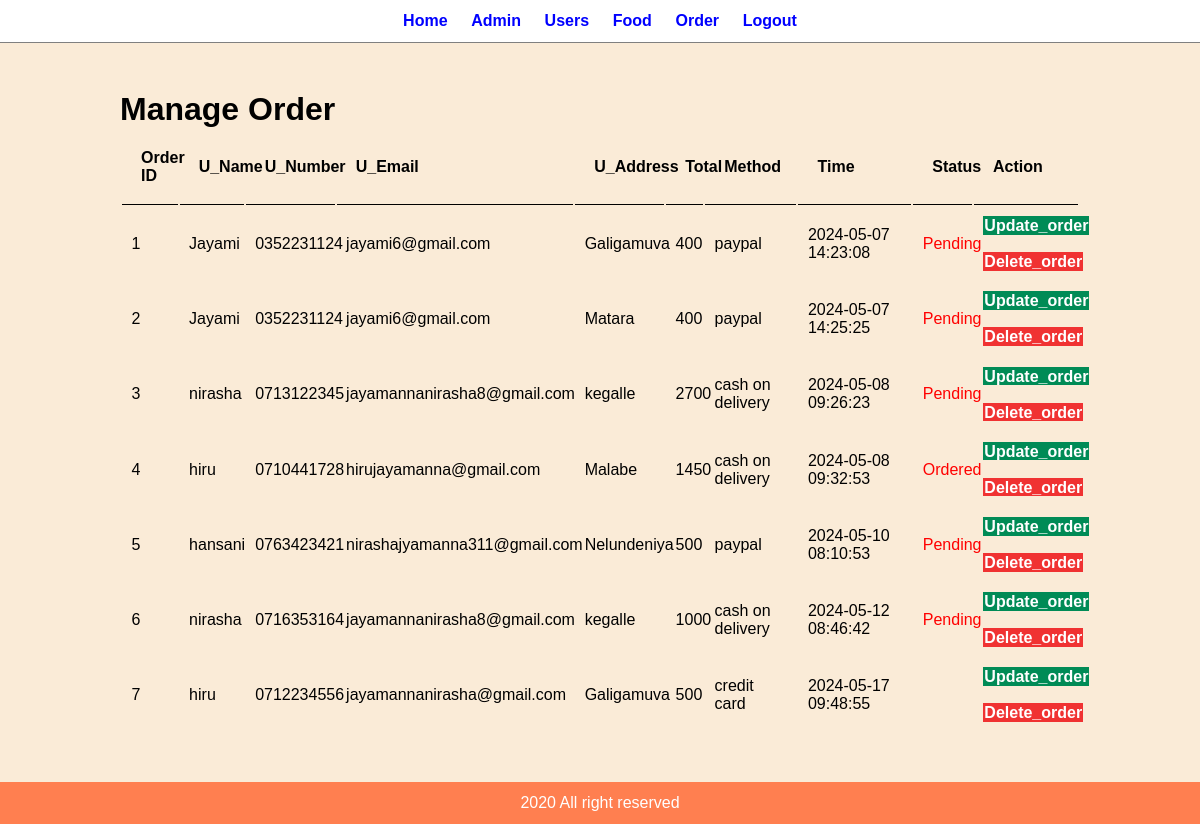
Screenshot of /admin/manage_order.php with the database file from the repository.
### tables this page shows
CREATE TABLE `orders` (
  `orderID` int(5) NOT NULL,
  `u_name` varchar(40) NOT NULL,
  `u_number` varchar(20) NOT NULL,
  `u_email` varchar(30) NOT NULL,
  `u_address` varchar(50) NOT NULL,
  `total` varchar(10) NOT NULL,
  `method` varchar(20) NOT NULL,
  `time` varchar(40) NOT NULL DEFAULT current_timestamp(),
  `status` varchar(40) NOT NULL
);

### admin/manage_order.php (the view, shortened to what this page needs)
<?php
    include('part/manu.php');
?>
<?php
    include('connection.php');
?>
        <div class="main_content">
            <div class="wrapper">
                <h1>Manage Order</h1>
                <table class="tblfull">
                    <tr>
                        <th>Order ID</th>
                        <th>U_Name</th>
                        <th>U_Number</th>
                        <th>U_Email</th>
                        <th>U_Address</th>
                        <th>Total</th>
                        <th>Method</th>
                        <th>Time</th>
                        <th>Status</th>
                        <th>Action</th>
                    </tr>
                    <?php
                        $sql = "SELECT * FROM orders";
                        $res = mysqli_query($conn, $sql);
                        $count = mysqli_num_rows($res);
                        $sn = 1;
                        if($count > 0)
                        {
                            while($row = mysqli_fetch_assoc($res))
                            {
                                $orderID = $row['orderID'];
                                $u_name = $row['u_name'];
                                $u_number = $row["u_number"];
                                $u_email = $row["u_email"];
                                $u_address = $row["u_address"];
                                $Total = $row["total"];
                                $method=$row["method"];
                                $time=$row["time"];
                                $status=$row["status"];
                                echo "<tr>";
                                echo "<td>".$sn++."</td>";
                                echo "<td>".$u_name."</td>";
                                echo "<td>".$u_number."</td>";
                                echo "<td>".$u_email."</td>";
                                echo "<td>".$u_address."</td>";
                                echo "<td>".$Total."</td>";
                                echo "<td>".$method."</td>";
                                echo "<td>".$time."</td>";
                                echo "<td style='color:red'>".$status."</td>";
                                echo "<td>";
                                echo "<a href='update_order.php?orderID=".$orderID."' class='btn-secondary'>Update_order</a><br><br>";
                                echo "<a href='delete_order.php?orderID=".$orderID."' class='btn-danger'>Delete_order</a>";
                                echo "</td>";
                                echo "</tr>";
                            }
                        }
                        else
                        {
                            echo "<tr><td colspan='6' class='error'>Food not Added yet</td></tr>";
                        }
                    ?>
                </table>
            </div>
        </div>
<?php
    include('part/footer.php');
?>

### admin/admindash.css (style rules this page uses)
* { margin: 0; padding: 0; font-family: Arial, Helvetica, sans-serif; }
.wrapper { padding: 1%; width: 80%; margin: 0 auto; }
.tblfull { width: 100%; }
table tr th { border-bottom: 1px solid black; padding: 2%; text-align: left; }
table tr td { padding: 1%; }
.btn-secondary { background-color: rgb(0, 139, 86); padding: 1%; color: white; text-decoration: none; font-weight: bold; }
.btn-danger { background-color: rgb(240, 50, 50); padding: 1%; color: white; text-decoration: none; font-weight: bold; }
.main_content { background-color: antiquewhite; padding: 3% 0; }

### rows the page displays
orders: u_name "Jayami", u_number "0352231124", u_email "jayami6@gmail.com", u_address "Galigamuva", total "400", method "paypal", time "2024-05-07 14:23:08", status "Pending"
orders: u_name "Jayami", u_number "0352231124", u_email "jayami6@gmail.com", u_address "Matara", total "400", method "paypal", time "2024-05-07 14:25:25", status "Pending"
orders: u_name "nirasha", u_number "0713122345", u_email "jayamannanirasha8@gmail.com", u_address "kegalle", total "2700", method "cash on delivery", time "2024-05-08 09:26:23", status "Pending"
orders: u_name "hiru", u_number "0710441728", u_email "hirujayamanna@gmail.com", u_address "Malabe", total "1450", method "cash on delivery", time "2024-05-08 09:32:53", status "Ordered"
orders: u_name "hansani", u_number "0763423421", u_email "nirashajyamanna311@gmail.com", u_address "Nelundeniya", total "500", method "paypal", time "2024-05-10 08:10:53", status "Pending"
orders: u_name "nirasha", u_number "0716353164", u_email "jayamannanirasha8@gmail.com", u_address "kegalle", total "1000", method "cash on delivery", time "2024-05-12 08:46:42", status "Pending"
orders: u_name "hiru", u_number "0712234556", u_email "jayamannanirasha@gmail.com", u_address "Galigamuva", total "500", method "credit card", time "2024-05-17 09:48:55"
